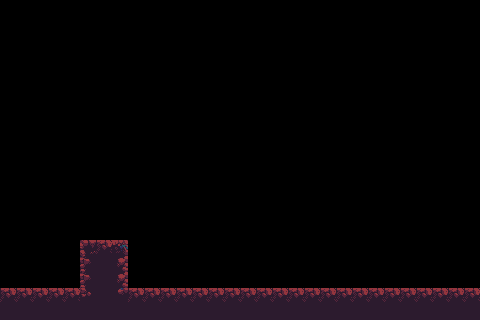

Tiled map render using the project's own tile images. Description and the whole map definition, tile-layer contents included, below:
An orthogonal 30x20 tile map with 16x16 px tiles, 1 tile layer (background) and 3 objects.

<map version="1.8" tiledversion="1.8.4" orientation="orthogonal" renderorder="right-down" width="30" height="20" tilewidth="16" tileheight="16" infinite="0" nextlayerid="7" nextobjectid="9">
 <tileset firstgid="1" source="Wasteland-Files.tsx" />
 <layer id="1" name="background" width="30" height="20">
  <data encoding="csv">
0,0,0,0,0,0,0,0,0,0,0,0,0,0,0,0,0,0,0,0,0,0,0,0,0,0,0,0,0,0,
0,0,0,0,0,0,0,0,0,0,0,0,0,0,0,0,0,0,0,0,0,0,0,0,0,0,0,0,0,0,
0,0,0,0,0,0,0,0,0,0,0,0,0,0,0,0,0,0,0,0,0,0,0,0,0,0,0,0,0,0,
0,0,0,0,0,0,0,0,0,0,0,0,0,0,0,0,0,0,0,0,0,0,0,0,0,0,0,0,0,0,
0,0,0,0,0,0,0,0,0,0,0,0,0,0,0,0,0,0,0,0,0,0,0,0,0,0,0,0,0,0,
0,0,0,0,0,0,0,0,0,0,0,0,0,0,0,0,0,0,0,0,0,0,0,0,0,0,0,0,0,0,
0,0,0,0,0,0,0,0,0,0,0,0,0,0,0,0,0,0,0,0,0,0,0,0,0,0,0,0,0,0,
0,0,0,0,0,0,0,0,0,0,0,0,0,0,0,0,0,0,0,0,0,0,0,0,0,0,0,0,0,0,
0,0,0,0,0,0,0,0,0,0,0,0,0,0,0,0,0,0,0,0,0,0,0,0,0,0,0,0,0,0,
0,0,0,0,0,0,0,0,0,0,0,0,0,0,0,0,0,0,0,0,0,0,0,0,0,0,0,0,0,0,
0,0,0,0,0,0,0,0,0,0,0,0,0,0,0,0,0,0,0,0,0,0,0,0,0,0,0,0,0,0,
0,0,0,0,0,0,0,0,0,0,0,0,0,0,0,0,0,0,0,0,0,0,0,0,0,0,0,0,0,0,
0,0,0,0,0,0,0,0,0,0,0,0,0,0,0,0,0,0,0,0,0,0,0,0,0,0,0,0,0,0,
0,0,0,0,0,0,0,0,0,0,0,0,0,0,0,0,0,0,0,0,0,0,0,0,0,0,0,0,0,0,
0,0,0,0,0,0,0,0,0,0,0,0,0,0,0,0,0,0,0,0,0,0,0,0,0,0,0,0,0,0,
0,0,0,0,0,237,238,239,0,0,0,0,0,0,0,0,0,0,0,0,0,0,0,0,0,0,0,0,0,0,
0,0,0,0,0,269,270,271,0,0,0,0,0,0,0,0,0,0,0,0,0,0,0,0,0,0,0,0,0,0,
0,0,0,0,0,269,270,271,0,0,0,0,0,0,0,0,0,0,0,0,0,0,0,0,0,0,0,0,0,0,
238,238,238,238,238,299,270,297,238,238,238,238,238,238,238,238,238,238,238,238,238,238,238,238,238,238,238,238,238,238,
270,270,270,270,270,270,270,270,270,270,270,270,270,270,270,270,270,270,270,270,270,270,270,270,270,270,270,270,270,270
</data>
 </layer>
 <objectgroup id="6" name="objects">
  <object id="6" x="0" y="288" visible="0">
   <polyline points="0,0 80,0" />
  </object>
  <object id="7" x="80" y="320" visible="0">
   <polyline points="0,0 0,-80 48,-80" />
  </object>
  <object id="8" x="480" y="288" visible="0">
   <polyline points="0,0 -352,0" />
  </object>
 </objectgroup>
</map>
